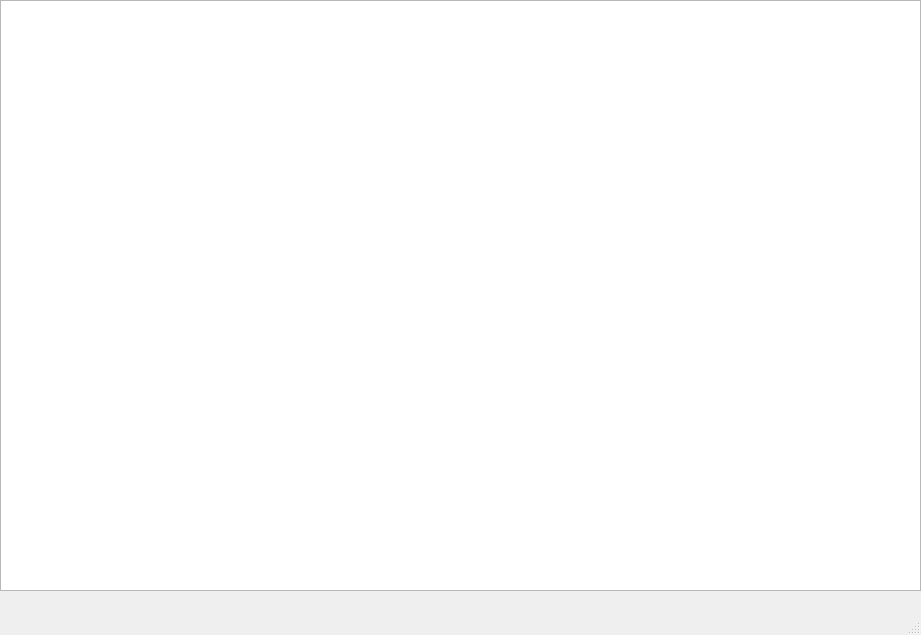
<?xml version="1.0" encoding="UTF-8"?>
<ui version="4.0">
 <class>MainWindow</class>
 <widget class="QMainWindow" name="MainWindow">
  <property name="enabled">
   <bool>true</bool>
  </property>
  <property name="geometry">
   <rect>
    <x>0</x>
    <y>0</y>
    <width>921</width>
    <height>635</height>
   </rect>
  </property>
  <property name="windowTitle">
   <string>MainWindow</string>
  </property>
  <property name="documentMode">
   <bool>false</bool>
  </property>
  <property name="unifiedTitleAndToolBarOnMac">
   <bool>true</bool>
  </property>
  <widget class="QWidget" name="centralwidget">
   <widget class="QWidget" name="verticalLayoutWidget">
    <property name="geometry">
     <rect>
      <x>0</x>
      <y>0</y>
      <width>921</width>
      <height>591</height>
     </rect>
    </property>
    <layout class="QVBoxLayout" name="verticalLayout">
     <item>
      <widget class="QGraphicsView" name="graphicsView"/>
     </item>
    </layout>
   </widget>
  </widget>
  <widget class="QMenuBar" name="menubar">
   <property name="geometry">
    <rect>
     <x>0</x>
     <y>0</y>
     <width>921</width>
     <height>22</height>
    </rect>
   </property>
  </widget>
  <widget class="QStatusBar" name="statusbar"/>
 </widget>
 <resources/>
 <connections/>
</ui>
